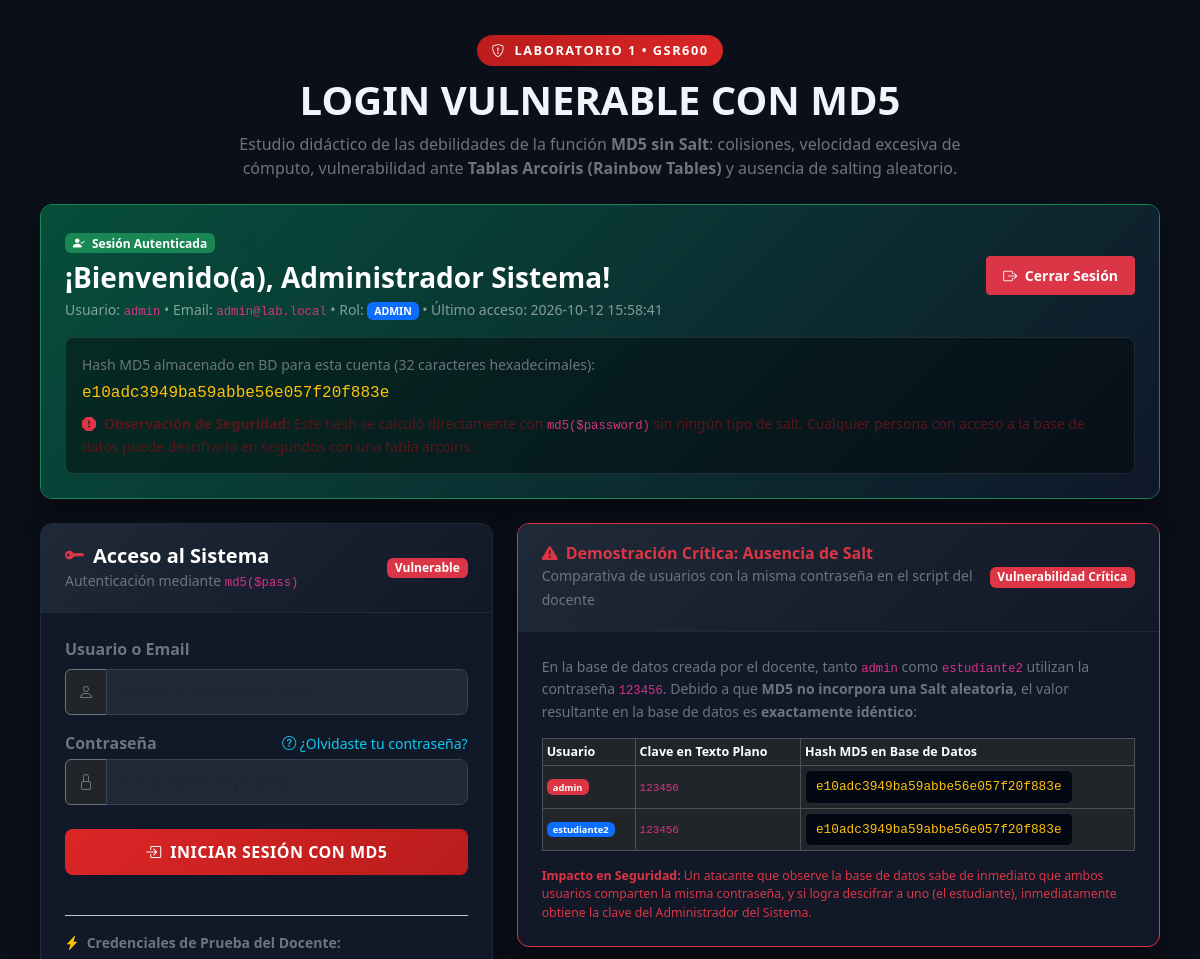
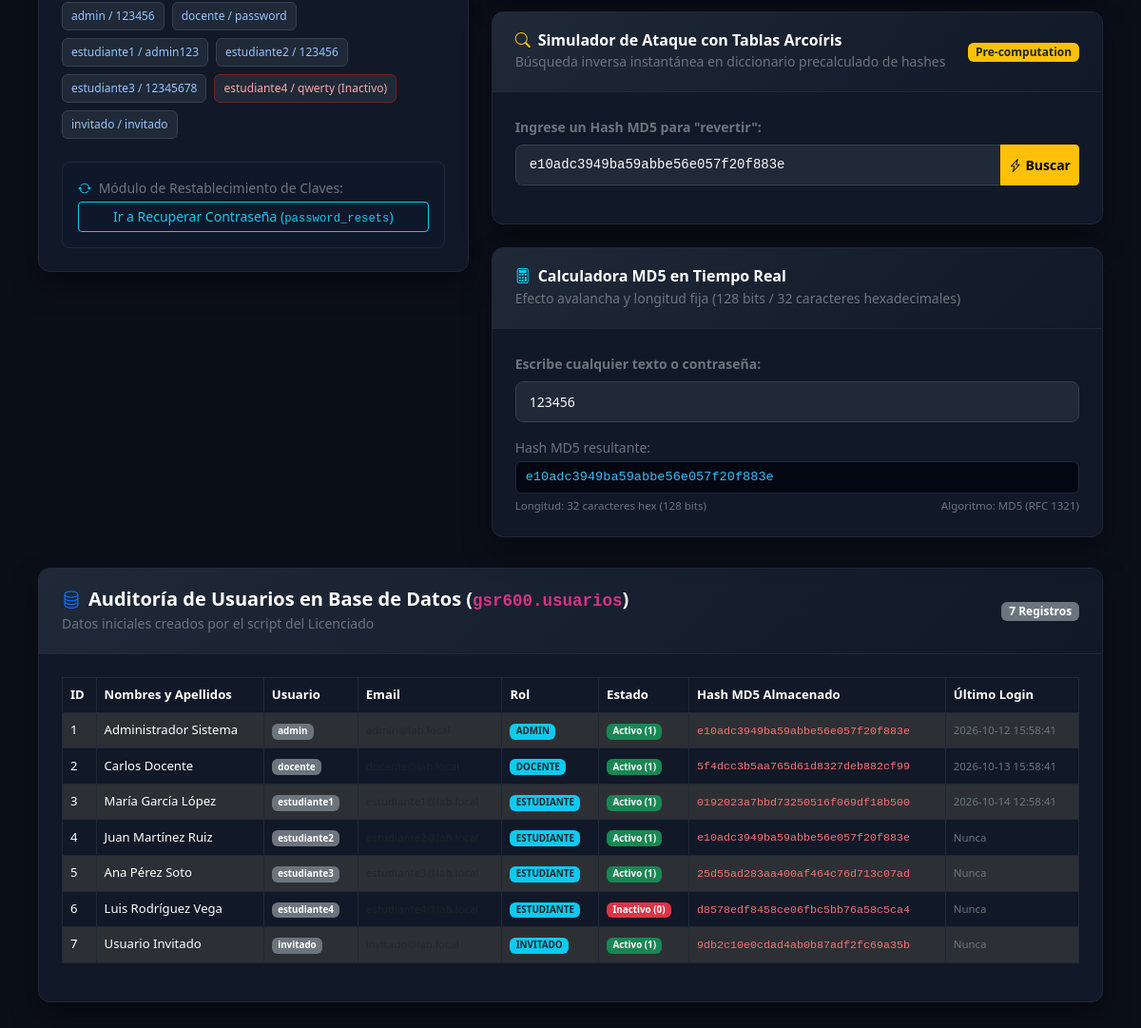
/ (signed in), run on the app's committed database (2 pictures, top to bottom).
### tables this page shows
CREATE TABLE `usuarios` (
    `id`              INT UNSIGNED NOT NULL AUTO_INCREMENT,
    `nombres`         VARCHAR(100) NOT NULL,
    `apellidos`       VARCHAR(100) NOT NULL,
    `usuario`         VARCHAR(50)  NOT NULL,
    `email`           VARCHAR(150) NOT NULL,
    `telefono`        VARCHAR(20)  DEFAULT NULL,
    `password`        VARCHAR(255) NOT NULL COMMENT 'LAB1: MD5 sin salt – intencionalmente vulnerable',
    `rol`             ENUM('admin','docente','estudiante','invitado') NOT NULL DEFAULT 'estudiante',
    `estado`          TINYINT(1) NOT NULL DEFAULT 1 COMMENT '1=activo, 0=inactivo',
    `fecha_registro`  DATETIME NOT NULL DEFAULT CURRENT_TIMESTAMP,
    `ultimo_login`    DATETIME DEFAULT NULL,
    PRIMARY KEY (`id`),
    UNIQUE KEY `uq_usuario` (`usuario`),
    UNIQUE KEY `uq_email` (`email`)
);

### index.php (the view, shortened to what the rows shown need)
<?php
require_once 'conexion.php';
$stmt_all = $pdo->query("SELECT id, nombres, apellidos, usuario, email, rol, estado, password, ultimo_login FROM usuarios ORDER BY id ASC");
$todos_usuarios = $stmt_all->fetchAll();
?>
<!DOCTYPE html>
<html lang="es">
<head>
    <link href="https://cdn.jsdelivr.net/npm/bootstrap@5.3.3/dist/css/bootstrap.min.css" rel="stylesheet">
    <link rel="stylesheet" href="https://cdn.jsdelivr.net/npm/bootstrap-icons@1.11.3/font/bootstrap-icons.min.css">
</head>
<body>
<div class="main-container">
    <div class="text-center mb-4">
        <h1 class="fw-bold tracking-tight mb-2">LOGIN VULNERABLE CON MD5</h1>
    </div>
    <div class="row g-4">
        <div class="col-lg-7">
            <div class="card-custom border-danger">
                <div class="p-4">
                    <div class="table-responsive">
                        <table class="table table-dark table-sm table-bordered align-middle" style="font-size:0.78rem;">
                            <thead>
                                <tr class="text-secondary">
                                    <th>Usuario</th>
                                    <th>Clave en Texto Plano</th>
                                    <th>Hash MD5 en Base de Datos</th>
                                </tr>
                            </thead>
                        </table>
                    </div>
                </div>
            </div>
        </div>
    </div>
    <div class="card-custom mt-2">
        <div class="p-4">
            <div class="table-responsive">
                <table class="table table-dark table-striped table-bordered table-dark-custom align-middle">
                    <thead>
                        <tr>
                            <th>ID</th>
                            <th>Nombres y Apellidos</th>
                            <th>Usuario</th>
                            <th>Email</th>
                            <th>Rol</th>
                            <th>Estado</th>
                            <th>Hash MD5 Almacenado</th>
                            <th>Último Login</th>
                        </tr>
                    </thead>
                    <tbody>
                        <?php foreach ($todos_usuarios as $u): ?>
                            <tr>
                                <td><?= htmlspecialchars((string)$u['id']) ?></td>
                                <td><?= htmlspecialchars($u['nombres'] . ' ' . $u['apellidos']) ?></td>
                                <td><span class="badge bg-secondary"><?= htmlspecialchars($u['usuario']) ?></span></td>
                                <td><small class="text-muted"><?= htmlspecialchars($u['email']) ?></small></td>
                                <td><span class="badge bg-info text-dark text-uppercase"><?= htmlspecialchars($u['rol']) ?></span></td>
                                <td>
                                    <?php if ((int)$u['estado'] === 1): ?>
                                        <span class="badge bg-success">Activo (1)</span>
                                    <?php else: ?>
                                        <span class="badge bg-danger">Inactivo (0)</span>
                                    <?php endif; ?>
                                </td>
                                <td><code style="font-size:0.73rem; color:#f87171;"><?= htmlspecialchars($u['password']) ?></code></td>
                                <td><small class="text-secondary"><?= htmlspecialchars($u['ultimo_login'] ?? 'Nunca') ?></small></td>
                            </tr>
                        <?php endforeach; ?>
                    </tbody>
                </table>
            </div>
        </div>
    </div>
</div>
</body>
</html>

### data on the page
usuarios: id "1", nombres+apellidos "Administrador Sistema", usuario "admin", rol "ADMIN", estado "Activo (1)", password "e10adc3949ba59abbe56e057f20f883e", ultimo_login "2026-10-12 15:58:41"
usuarios: id "2", nombres+apellidos "Carlos Docente", usuario "docente", rol "DOCENTE", estado "Activo (1)", password "5f4dcc3b5aa765d61d8327deb882cf99", ultimo_login "2026-10-13 15:58:41"
usuarios: id "3", nombres+apellidos "María García López", usuario "estudiante1", rol "ESTUDIANTE", estado "Activo (1)", password "0192023a7bbd73250516f069df18b500", ultimo_login "2026-10-14 12:58:41"
usuarios: id "4", nombres+apellidos "Juan Martínez Ruiz", usuario "estudiante2", rol "ESTUDIANTE", estado "Activo (1)", password "e10adc3949ba59abbe56e057f20f883e", ultimo_login "Nunca"
usuarios: id "5", nombres+apellidos "Ana Pérez Soto", usuario "estudiante3", rol "ESTUDIANTE", estado "Activo (1)", password "25d55ad283aa400af464c76d713c07ad", ultimo_login "Nunca"
usuarios: id "6", nombres+apellidos "Luis Rodríguez Vega", usuario "estudiante4", rol "ESTUDIANTE", estado "Inactivo (0)", password "d8578edf8458ce06fbc5bb76a58c5ca4", ultimo_login "Nunca"
usuarios: id "7", nombres+apellidos "Usuario Invitado", usuario "invitado", rol "INVITADO", estado "Activo (1)", password "9db2c10e0cdad4ab0b87adf2fc69a35b", ultimo_login "Nunca"

### other printed values
$_SESSION['nombres'] . ' ' . $_SESSION['apellidos'] "Administrador Sistema"
$_SESSION['usuario'] "admin"
$_SESSION['email'] "admin@lab.local"
$_SESSION['rol'] "ADMIN"
$_SESSION['ultimo_login'] "2026-10-12 15:58:41"
$_SESSION['hash_md5'] "e10adc3949ba59abbe56e057f20f883e"
count($todos_usuarios) "7"
